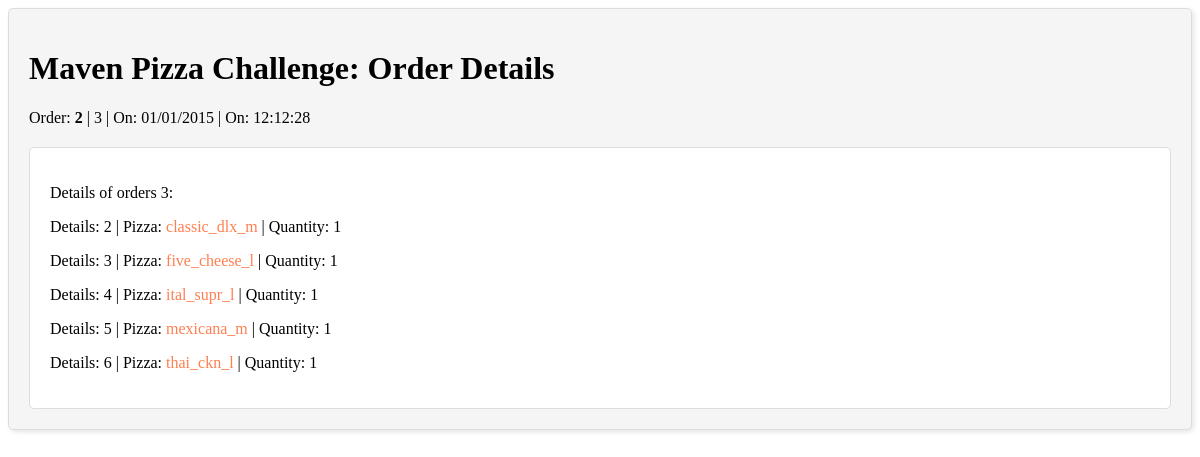
Before: /order_details/2 with the older database file.
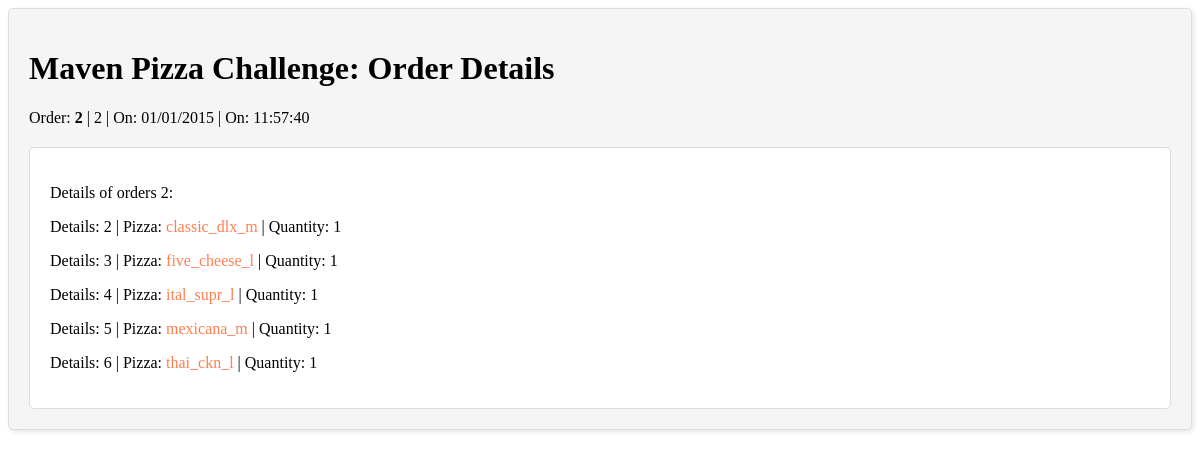
After: the same page with the newer database file.
### tables this page shows
CREATE TABLE orders (id INTEGER PRIMARY KEY AUTOINCREMENT, OrderID INTEGER, Date TEXT, Time TEXT);

### MavenPizza.py (the view)
@app.route('/order_details/<id>')
def order_details(id):
    db = get_db()
    try:
        cur = db.execute("select * from orders WHERE id=?", (id,))
        order = cur.fetchall()
        cur = db.execute("select * from order_details WHERE OrderID=?", (id,))
        rows = cur.fetchall()
        return render_template('order_details.html', order=order, rows = rows)
    except sqlite3.Error as e:
        print(f"Error executing database query: {e}")
        return render_template('error.html')

### MavenPizza.py (called while the page is built)
def connect_db():
    try:
        conn = sqlite3.connect(db_name, detect_types=sqlite3.PARSE_DECLTYPES | sqlite3.PARSE_COLNAMES)
        conn.row_factory = sqlite3.Row
        return conn
    except sqlite3.Error as e:
        print(f"Error connecting to database: {e}")
        return None

def get_db():
    if not hasattr(g, 'sqlite_db'):
        g.sqlite_db = connect_db()
    return g.sqlite_db

### templates/order_details.html (shortened to what this page needs)
<html>
<head>
</head>
<body>
  <div class="order-box">
    <h1>Maven Pizza Challenge: Order Details</h1>
    <p>Order:
      <b>{{order[0]["id"]}}</b> |
      {{order[0]["OrderID"]}} |
      On: {{ order[0]["Date"]}} |
      On: {{ order[0]["Time"]}}
    </p>
    <div class="details-box">
      <p>Details of orders {{order[0]["OrderID"]}}:</p>
      {% for row in rows %}
        <p>
          Details: {{row["id"]}} |
          Pizza: <a href={{ url_for('pizzas', id= row['PizzaID']) }} class="pizza-link">{{ row["PizzaID"] }}</a> |
          Quantity: {{ row["Quantity"] }}
        </p>
      {% endfor %}
    </div>
  </div>
</body>
</html>

Changed rows visible on the page:
changed orders id 2: OrderID "3" → "2"; Time "12:12:28" → "11:57:40"
